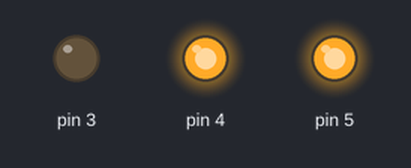
A sketch run on a simulated Arduino Uno, built with avr-gcc and run on an emulated ATmega328P. Parts: output pins drawn as LEDs (lit = HIGH).

Above: at 0.2 s.
At 1.2 s:
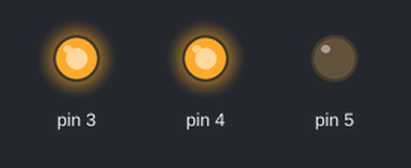
At 1.7 s:
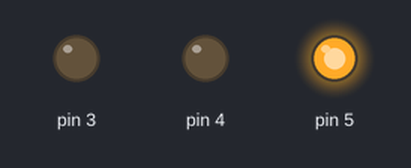
At 2.2 s:
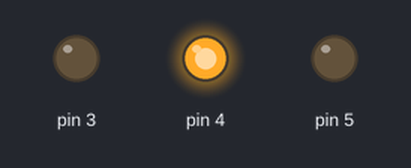
At 3.7 s:
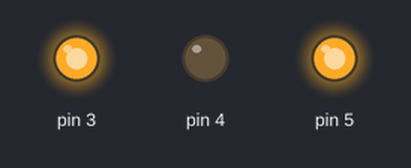
At 5.7 s:
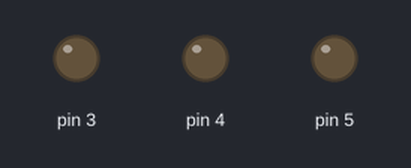
Timing chart, 0 to 6.9 s (numbered marks = the images above):
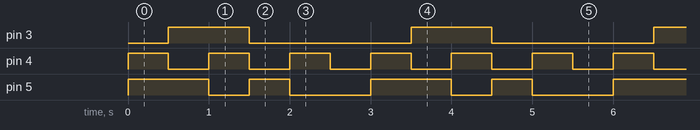

Measured:
- by itself, pin 3: alternates HIGH for 1.0 s and LOW for 2.0 s
- by itself, pin 4: alternates HIGH for 0.50 s and LOW for 0.50 s
- by itself, pin 5: repeats every 3.0 s: LOW 0.50 s, HIGH 0.50 s, LOW 1.0 s, HIGH 1.0 s

The sketch:

Blink.ino
```cpp
void setup() {
  pinMode(3, OUTPUT);
  pinMode(4, OUTPUT);
  pinMode(5, OUTPUT);
}

void loop() {
  // red
  digitalWrite(3, LOW);
  digitalWrite(4, HIGH);
  digitalWrite(5, HIGH);
  delay(500);
  // green
  digitalWrite(3, HIGH);
  digitalWrite(4, LOW);
  digitalWrite(5, HIGH);
  delay(500);
  // blue
  digitalWrite(3, HIGH);
  digitalWrite(4, HIGH);
  digitalWrite(5, LOW);
  delay(500);
  // yellow
  digitalWrite(3, LOW);
  digitalWrite(4, LOW);
  digitalWrite(5, HIGH);
  delay(500);
  // purple
  digitalWrite(3, LOW);
  digitalWrite(4, HIGH);
  digitalWrite(5, LOW);
  delay(500);
  // white
  digitalWrite(3, LOW);
  digitalWrite(4, LOW);
  digitalWrite(5, LOW);
  delay(500);

}
```
